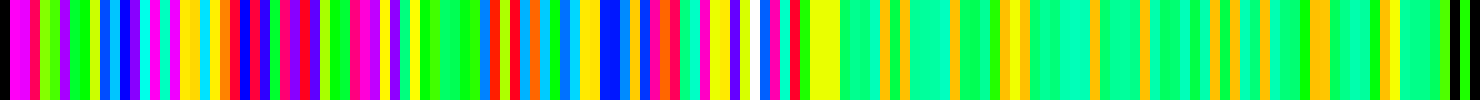
#> input picture barcode.png, 1480 x 100 px
$ python -i main.py   (imports and definitions only)
#> lines starting #> are read from the running program, lines starting #| are printed output that depends on the picture
#> further down, picture is the input picture: PIL image 1480x100 RGB; mean R, G, B 100.5, 181, 106
from PIL import Image, ImageDraw
import random
import colorsys
import reedsolo
from reedsolo import RSCodec, ReedSolomonError

# Barcode data includes finder pattern: 3 start + N data + 1 end
arraySize = 1000
barWidth = 10              # width of each bar in pixels
error_correction_level = 80  # Example error correction level (0–255)

# [43 lines left out: functions set_finder_pattern, get_array_image, not called in this run]

def save_image(image, filename):
    image.save(filename)

def load_image(filename):
    return Image.open(filename)

def format_image(image, targetBarWidth=None):
    """
    1) Try each 90° rotation (with expand=True) to find the 0-1-0 finder.
    2) Once we know the correct angle & bar_w, center-crop back to the original size.
    3) Finally, crop to an integer number of bars.
    """
    import colorsys

    orig_w, orig_h = image.size
#> orig_w = 1480; orig_h = 100

    # --- Rotation detection ---
    for angle in (0, 90, 180, 270):
        cand = image.rotate(angle, expand=True)
        gray = cand.convert('L')
        w, h = gray.size
        px = gray.load()

        mid_y = h // 2
        start = next((x for x in range(w) if px[x, mid_y] < 128), None)
        if start is None:
            continue
        end = next((x for x in range(start+1, w) if px[x, mid_y] >= 128), None)
        if end is None:
            continue
        bar_w = end - start

        # ensure 3 finder bars fit
        if start + 2*bar_w + bar_w//2 >= w:
            continue

        rgb = cand.convert('RGB').load()
        centers = [
            rgb[start + bar_w//2,        mid_y],
            rgb[start + bar_w + bar_w//2, mid_y],
            rgb[start + 2*bar_w + bar_w//2, mid_y],
        ]

        def is_black(c): return sum(c)/3 < 64
        def is_colored(c):
            h_, s_, v_ = colorsys.rgb_to_hsv(c[0]/255, c[1]/255, c[2]/255)
            return s_ > 0.5 and v_ > 0.5

        if is_black(centers[0]) and is_colored(centers[1]) and is_black(centers[2]):
            rotation = angle
            detected_bar_width = bar_w
            break
    else:
        raise ValueError("Could not detect rotation/finder pattern")
#> this loop made 3 passes
#> pass 1, in format_image, `gray = cand.convert('L')`:
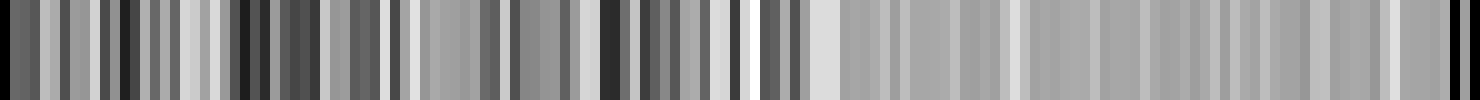
#> gray: PIL image 1480x100 L; min 0, max 255, mean 148.4
#> pass 2, in format_image, `cand = image.rotate(angle, expand=True)`:
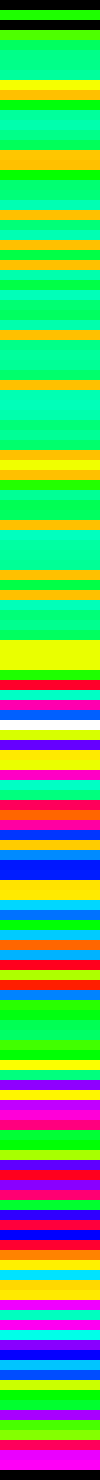
#> cand: PIL image 100x1480 RGB; mean R, G, B 100.5, 181, 106
#> pass 2, in format_image, `gray = cand.convert('L')`:
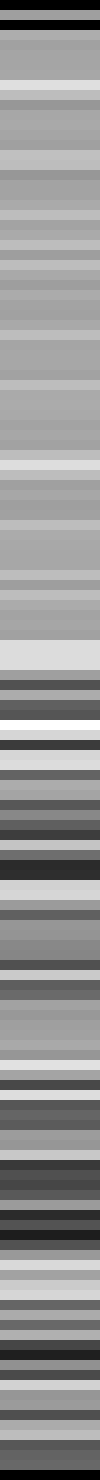
#> gray: PIL image 100x1480 L; min 0, max 255, mean 148.4
#> pass 3, in format_image, `cand = image.rotate(angle, expand=True)`:
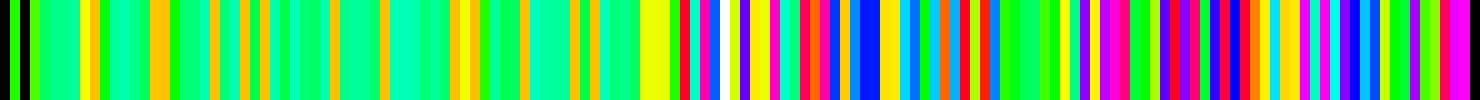
#> cand: PIL image 1480x100 RGB; mean R, G, B 100.5, 181, 106

    # --- Recover a full-size, correctly rotated image ---
    cand = image.rotate(rotation, expand=True)
    # center-crop back to orig_w × orig_h
    left = (cand.width  - orig_w) // 2
#> left = 0
    top  = (cand.height - orig_h) // 2
#> top = 0
    image = cand.crop((left, top, left + orig_w, top + orig_h))
    width, height = orig_w, orig_h
#> width = 1480; height = 100

    # --- Final cropping to whole bars ---
    bar_width = targetBarWidth or detected_bar_width
#> bar_width = 10
    total_bars = width // bar_width
#> total_bars = 148
    new_width  = total_bars * bar_width
#> new_width = 1480
    formatted   = image.crop((0, 0, new_width, height))

    return formatted, bar_width


# [52 lines left out: functions get_array_from_image, get_data_from_array, simulate_image_noise, not called in this run]

def compare_results(original, decoded):
    wrong = sum(1 for i in range(len(original)) if original[i] != decoded[i])
    return wrong

def max_encodable_message_bytes(bits, nsym):
    capacity_bytes = bits // 8
    return max(0, capacity_bytes - nsym*2)

# [51 lines left out: functions encode_data, decode_data, run_test, not called in this run]

# [2 lines not run here, left out]

>>> from PIL import Image
>>> picture = Image.open('../barcode.png')
>>> result = format_image(picture)
